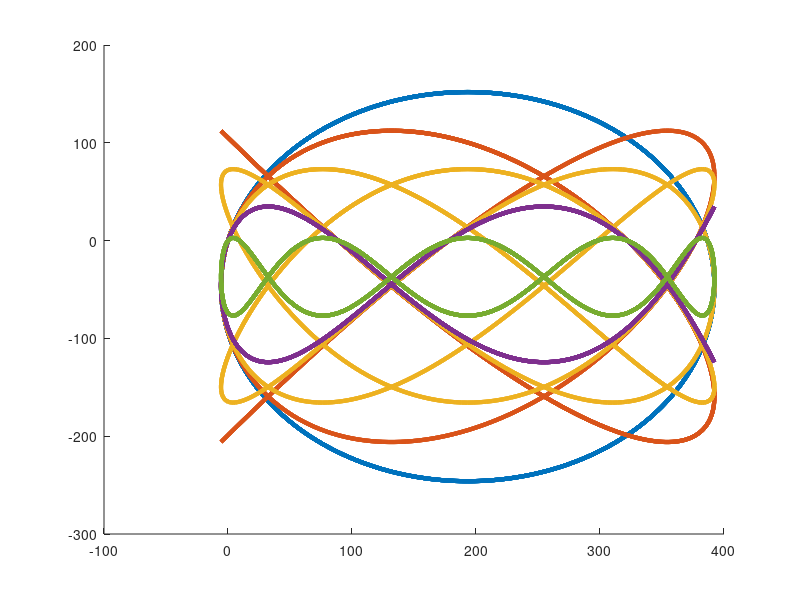

Write the MATLAB code that produced this figure.

delta = [0 0];
Spercent = 0;
temp = 1:0.1:250;
tau = 25;
figure
hold all
pos = zeros(251,2);
for k = 0:5:20
for i = 1:length(temp)
   
    for j = 1:2
        if mod(j,2)
            delta(j) = 5.*sin(2*pi*temp(i)/(25));
        else
            delta(j) = (5).*cos(2*pi*temp(i)/(25-k));
        end
    end
     pos(i+1,:) = pos(i,:) + delta;
end

plot(pos(2:end,1)',pos(2:end,2)','linewidth', 3);

end


